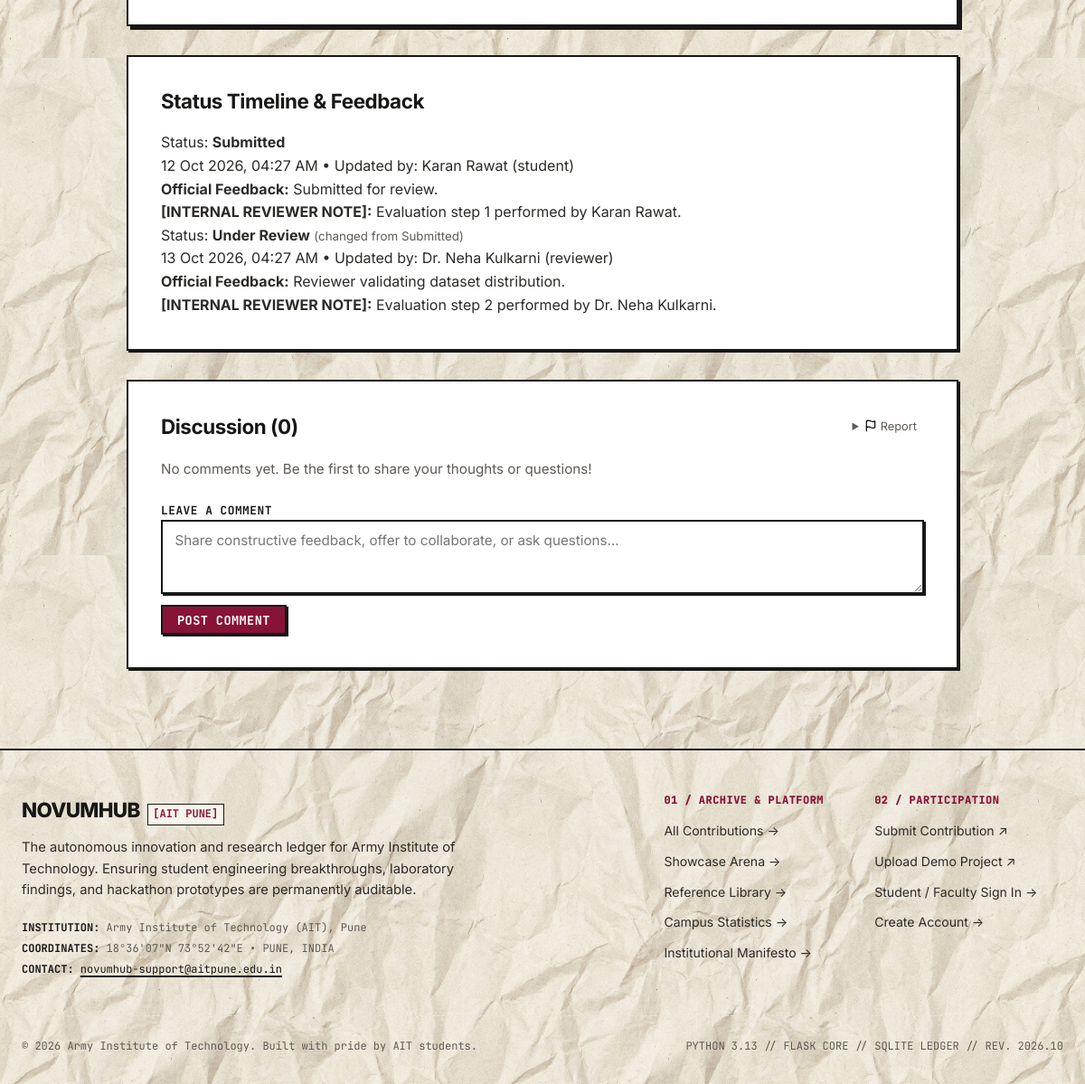
Page /submissions/5 (signed in, lower part) on the earlier database version.
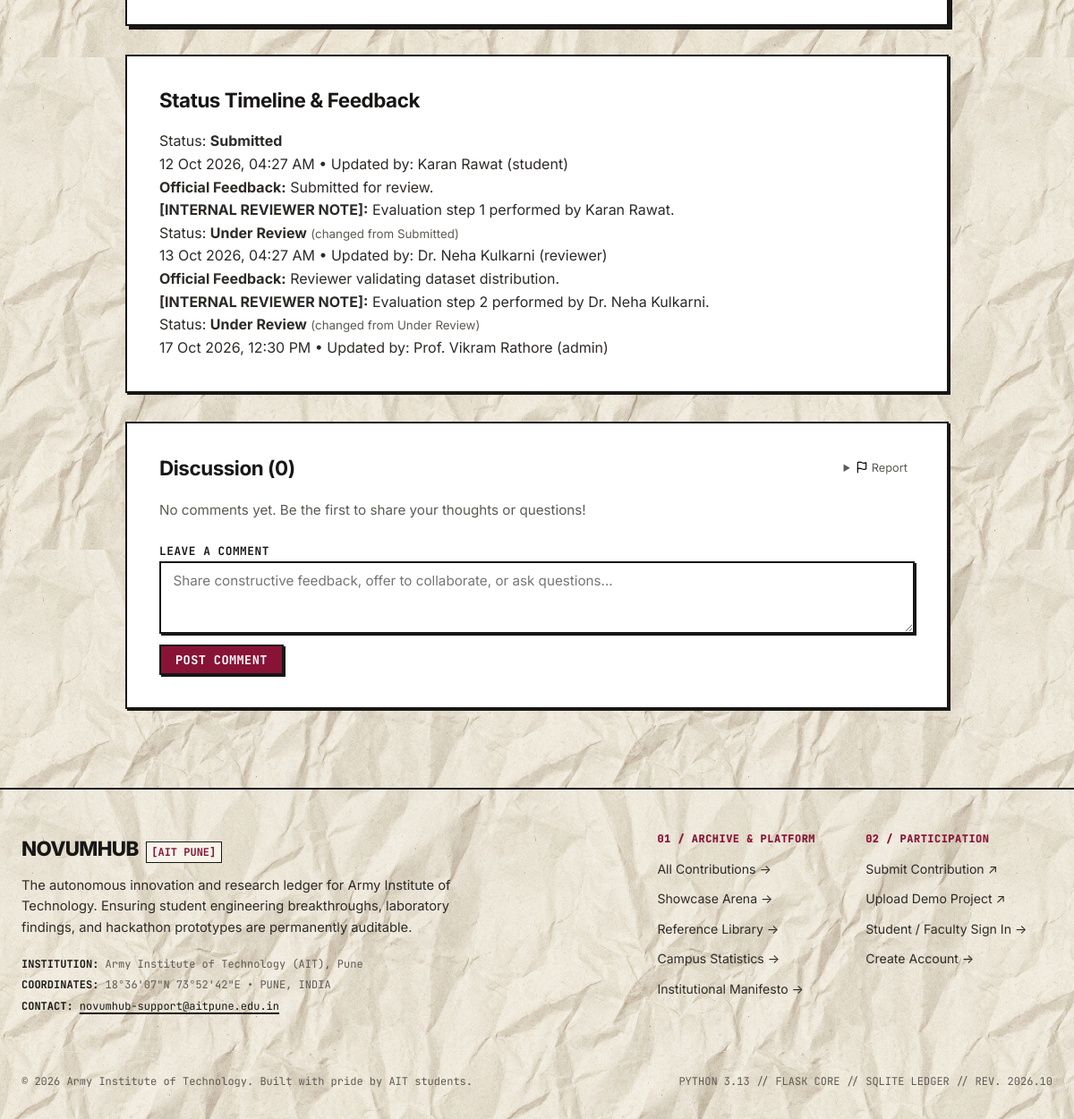
Same page on the later database version.
### app/models.py (models this page shows, shortened)
class StatusChange(db.Model):
    __tablename__ = "status_changes"
    id = db.Column(db.Integer, primary_key=True)
    submission_id = db.Column(db.Integer, db.ForeignKey("submissions.id"), nullable=True)
    showcase_project_id = db.Column(db.Integer, db.ForeignKey("showcase_projects.id"), nullable=True)
    actor_id = db.Column(db.Integer, db.ForeignKey("users.id"), nullable=False)
    actor = db.relationship("User", foreign_keys=[actor_id])
    from_status = db.Column(db.String(50), nullable=False)
    to_status = db.Column(db.String(50), nullable=False)
    public_comment = db.Column(db.Text, nullable=True)
    internal_note = db.Column(db.Text, nullable=True)
    created_at = db.Column(db.DateTime, default=utc_now)

class User(UserMixin, db.Model):
    __tablename__ = "users"
    id = db.Column(db.Integer, primary_key=True)
    name = db.Column(db.String(120), nullable=False)
    email = db.Column(db.String(150), unique=True, nullable=False, index=True)
    password_hash = db.Column(db.String(256), nullable=False)
    role = db.Column(db.String(20), nullable=False, default="student")
    department = db.Column(db.String(100), nullable=True)
    year = db.Column(db.String(50), nullable=True)
    roll_no = db.Column(db.String(50), nullable=True)
    registration_no = db.Column(db.String(10), nullable=True)
    created_at = db.Column(db.DateTime, default=utc_now)
    is_banned = db.Column(db.Boolean, default=False, nullable=False)
    ban_reason = db.Column(db.String(255), nullable=True)
    banned_at = db.Column(db.DateTime, nullable=True)
    submissions = db.relationship("Submission", backref="author", lazy="dynamic", foreign_keys="Submission.author_id")
    comments = db.relationship("Comment", backref="author", lazy="dynamic", foreign_keys="Comment.author_id")
    notifications = db.relationship("Notification", backref="user", lazy="dynamic", cascade="all, delete-orphan")
    warnings = db.relationship("UserWarning", backref="user", lazy="select", cascade="all, delete-orphan",
                               foreign_keys="UserWarning.user_id", order_by="UserWarning.created_at.desc()")
    showcase_projects = db.relationship("ShowcaseProject", backref="owner", lazy="dynamic", foreign_keys="ShowcaseProject.owner_id")
    judge_scores = db.relationship("JudgeScore", backref="judge", lazy="dynamic", foreign_keys="JudgeScore.judge_id")
    @property
    def is_reviewer(self) -> bool:
        return self.role in ("reviewer", "admin")
    @property
    def is_judge(self) -> bool:
        return self.role in ("judge", "admin")
    @property
    def is_admin(self) -> bool:
        return self.role == "admin"
    @property
    def active_warnings(self):
        return [w for w in self.warnings if not w.is_acknowledged]
    @property
    def display_registration_no(self) -> str:
        return self.registration_no or self.roll_no or ""

### app/submissions.py (the view)
@submissions_bp.route("/submissions/<int:submission_id>")
def detail(submission_id: int):
    submission = db.get_or_404(Submission, submission_id)
    if submission.status not in site_config.PUBLIC_STATUSES:
        if not current_user.is_authenticated or (
            current_user.id != submission.author_id and not current_user.is_reviewer
        ):
            abort(403)
    comment_form = CommentForm()
    report_form = ReportForm()
    return render_template(
        "submissions/detail.html",
        submission=submission,
        comment_form=comment_form,
        report_form=report_form
    )

### app/forms.py
class CommentForm(FlaskForm):
    body = TextAreaField("Leave a comment or constructive thought...", validators=[
        DataRequired(message="Comment cannot be blank."),
        Length(min=3, max=800, message="Comment must be between 3 and 800 characters."),
        check_blocked_words
    ])
    submit = SubmitField("Post Comment")

class ReportForm(FlaskForm):
    reason = SelectField("Reason for Report", choices=[
        ("Spam / Advertisement", "Spam / Advertisement"),
        ("Inappropriate / Offensive Language", "Inappropriate / Offensive Language"),
        ("False or Inaccurate Information", "False or Inaccurate Information"),
        ("Duplicate Submission", "Duplicate Submission"),
        ("Other", "Other")
    ], validators=[DataRequired()])
    details = TextAreaField("Additional Details (Optional)", validators=[Optional(), Length(max=300)])
    submit = SubmitField("Submit Report to Reviewers")

### app/models.py (called while the page is built)
    @property
    def extra_fields(self) -> dict:
        if not self._extra_fields:
            return {}
        try:
            return json.loads(self._extra_fields)
        except Exception:
            return {}

### templates/submissions/detail.html (shortened to what the changed rows need)
{% extends 'base.html' %}
{% block content %}
<div style="max-width: 920px; margin: 1rem auto;">
        {% set status_val = submission.status %}
    {% set extra = submission.extra_fields %}
  <section style="background: var(--card-bg); padding: 2.25rem; border: 2px solid var(--border-color); box-shadow: var(--shadow-sm); margin-bottom: 2rem;">
    <div class="timeline">
      {% for event in submission.status_history %}
        <div class="timeline-item">
          <div class="timeline-header">
            Status: <strong>{{ event.to_status }}</strong>
            {% if event.from_status != 'None' %}
              <small style="color: var(--text-muted); font-weight: normal;">(changed from {{ event.from_status }})</small>
            {% endif %}
          </div>
          <div class="timeline-date">
            {{ event.created_at.strftime('%d %b %Y, %I:%M %p') }} &bull;
            {% if current_user.is_authenticated and current_user.is_reviewer %}
              Updated by: {{ event.actor.name }} ({{ event.actor.role }})
            {% else %}
              Updated by: Review Team
            {% endif %}
          </div>
          {% if event.public_comment %}
            <div class="timeline-comment">
              <strong>Official Feedback:</strong> {{ event.public_comment }}
            </div>
          {% endif %}
          {% if event.internal_note and current_user.is_authenticated and current_user.is_reviewer %}
            <div class="internal-note-box">
              <strong>[INTERNAL REVIEWER NOTE]:</strong> {{ event.internal_note }}
            </div>
          {% endif %}
        </div>
      {% endfor %}
    </div>
  </section>
</div>
{% endblock %}

Differences in the rows shown:
added StatusChange: to_status "Under Review", from_status "Under Review", created_at "17 Oct 2026, 12:30 PM", actor.name "Prof. Vikram Rathore", actor.role "admin"
